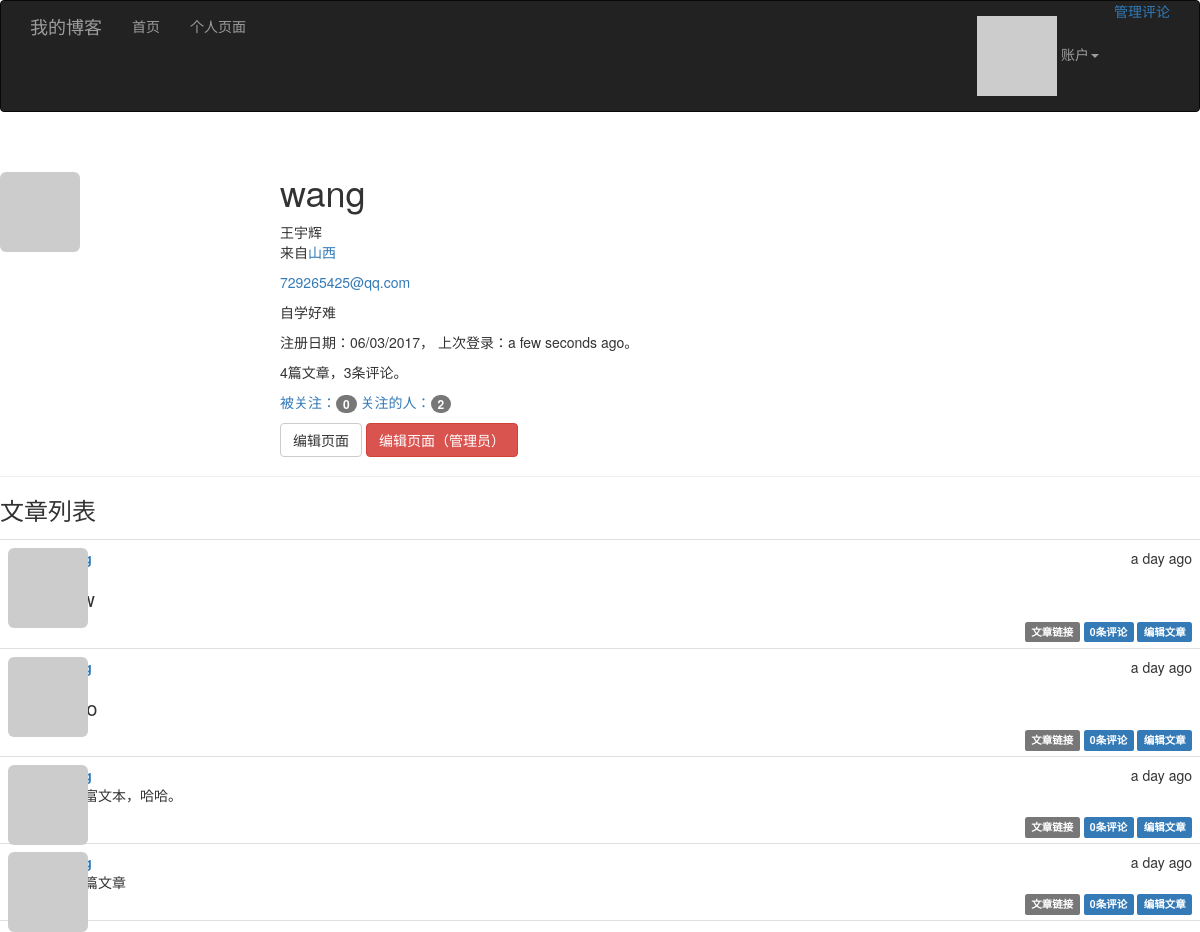
The page /user/wang (signed in) on the database its author committed.
### app/models.py (models this page shows, shortened)
class User(UserMixin,db.Model):
    __tablename__='users'
    id = db.Column(db.Integer, primary_key=True)
    email = db.Column(db.String(64), unique=True, index=True)
    username = db.Column(db.String(64), unique=True, index=True)
    password_hash = db.Column(db.String(128))
    confirmed = db.Column(db.Boolean, default=False)
    role_id = db.Column(db.Integer, db.ForeignKey('roles.id'))
    name = db.Column(db.String(64))
    location = db.Column(db.String(64))
    about_me = db.Column(db.Text())
    member_since = db.Column(db.DateTime(), default=datetime.utcnow)
    last_seen = db.Column(db.DateTime(), default=datetime.utcnow)
    avatar_hash = db.Column(db.String(32))
    posts = db.relationship('Post', backref='author', lazy='dynamic')
    followed = db.relationship('Follow',
                               foreign_keys=[Follow.follower_id],
                               backref=db.backref('follower', lazy='joined'),
                               lazy='dynamic',
                               cascade='all, delete-orphan')
    followers = db.relationship('Follow',
                               foreign_keys=[Follow.followed_id],
                               backref=db.backref('followed', lazy='joined'),
                                lazy='dynamic',
                               cascade='all, delete-orphan')
    comments = db.relationship("Comment", backref='author', lazy='dynamic')
    @property
    def password(self):
        raise AttributeError('password is not a readable attribute')
    def can(self, permissions):
        return self.role is not None and (self.role.permissions & permissions) == permissions
    def is_administrator(self):
        return self.can(Permission.ADMINISTER)
    def ping(self):
        self.last_seen = datetime.utcnow()
        db.session.add(self)
    def gravatar(self, size=100, default='identicon', rating='g'):
        if request.is_secure:
            url = 'http://secure.gravatar.com/avatar'
        else:
            url = 'http://www.gravatar.com/avatar'
        hash = self.avatar_hash or hashlib.md5(
            self.email.encode('utf-8')).hexdigest()
        return '{url}/{hash}?s={size}&d={default}&r={rating}'.format(
            url=url, hash=hash, size=size, default=default, rating=rating)

class Post(db.Model):
    __tablename__ = 'posts'
    id = db.Column(db.Integer, primary_key=True)
    body = db.Column(db.Text)
    body_html = db.Column(db.Text)
    timestamp = db.Column(db.DateTime, index=True, default=datetime.utcnow)
    author_id = db.Column(db.Integer, db.ForeignKey('users.id'))
    comments = db.relationship("Comment", backref='post', lazy='dynamic')

### app/main/views.py (the view)
@main.route('/user/<username>')
def user(username):
    user = User.query.filter_by(username=username).first()
    if user is None:
        abort(404)
    posts = user.posts.order_by(Post.timestamp.desc()).all()
    return render_template('user.html', user=user, posts=posts)

### app/auth/views.py (called while the page is built)
@auth.before_app_request
def before_request():
    if current_user.is_authenticated:
        current_user.ping()
        if not current_user.confirmed \
            and request.endpoint \
            and request.endpoint[:5] != 'auth.' \
            and request.endpoint != 'static':
            return redirect(url_for('auth.unconfirmed'))

### app/main/__init__.py (called while the page is built)
@main.app_context_processor
def inject_permissions():
    return dict(Permission=Permission)

### app/models.py (called while the page is built)
@login_manager.user_loader
def load_user(user_id):
    return User.query.get(int(user_id))

### app/templates/user.html (shortened to what this page needs)
{% extends "base.html" %}
{% import "bootstrap/wtf.html" as wtf %}
{% block page_content %}
<div class="page-header">
    <img class="img-rounded profile-thumbnail" src="{{ user.gravatar(size=256) }}">
    <div class="profile-header">
        <h1>{{ user.username }}</h1>
        {% if user.name or user.location %}
        <p>
            {% if user.name %}{{ user.name }}<br>{% endif %}
            {% if user.location %}来自<a href="http://map.baidu.com/?q={{ user.location }}">{{ user.location }}</a>{% endif %}
        </p>
        {% endif %}
        {% if current_user.is_administrator() %}
        <p><a href="mailto:{{ user.email }}">{{ user.email }}</a></p>
        {% endif %}
        {% if user.about_me %}<p>{{ user.about_me }}</p>{% endif %}
        <p>
            注册日期：{{ moment(user.member_since).format('L') }}，
            上次登录：{{ moment(user.last_seen).fromNow() }}。
        </p>
        <p>{{ user.posts.count() }}篇文章，{{ user.comments.count() }}条评论。</p>
        <p>
            <a href="{{ url_for('.followers', username=user.username) }}">
                被关注：<span class="badge">{{ user.followers.count() - 1 }}</span>
            </a>
            <a href="{{ url_for('.followed_by', username=user.username) }}">
                关注的人：<span class="badge">{{ user.followed.count() - 1 }}</span>
            </a>
        <p>
            {% if user == current_user %}
            <a class="btn btn-default" href="{{ url_for('main.edit_profile') }}">编辑页面</a>
            {% endif %}
            {% if current_user.is_administrator() %}
            <a class="btn btn-danger" href="{{ url_for('main.edit_profile_admin', id=user.id) }}">编辑页面（管理员）</a>
            {% endif %}
    </div>
</div>
<h3>文章列表</h3>
{% include "_posts.html" %}
{% endblock %}

### app/templates/_posts.html (shortened to what this page needs)
<ul class="posts">
    {% for post in posts %}
    <li class="post">
        <div class="profile-thumbnail">
            <a href="{{ url_for('.user', username=post.author.username) }}">
                <img class="img-rounded profile-thumbnail" src="{{ post.author.gravatar(size=40) }}">
            </a>
        </div>
        <div class="post-content">
            <div class="post-date">{{ moment(post.timestamp).fromNow() }}</div>
            <div class="post-author">
                <a href="{{ url_for('.user', username=post.author.username) }}">
                </a>
            </div>
            <div class="post-body">
                {% if post.body_html %}
                {{ post.body_html | safe }}
                {% else %}
                {{ post.body }}
                {% endif %}
            </div>
            <div class="post-footer">
                <a href="{{ url_for('.post', id=post.id) }}">
                    <span class="label label-default">文章链接</span>
                </a>
                <a href="{{ url_for('.post', id=post.id) }}#comments">
                    <span class="label label-primary">{{ post.comments.count() }}条评论</span>
                </a>
                {% if current_user == post.author %}
                <a href="{{ url_for('.edit', id=post.id) }}">
                    <span class="label label-primary">编辑文章</span>
                </a>
                {% elif current_user.is_administrator() %}
                <a href="{{ url_for('.edit', id=post.id) }}">
                    <span class="label label-danger">编辑文章（管理员）</span>
                </a>
                {% endif %}
            </div>
        </div>
    </li>
    {% endfor %}
</ul>

### app/static/styles.css (style rules this page uses)
.profile-thumbnail { position: absolute; }
.profile-header { min-height: 260px; margin-left: 280px; }
ul.posts { list-style-type: none; padding: 0px; margin: 16px 0px 0px 0px; border-top: 1px solid #e0e0e0; }
ul.posts li.post { padding: 8px; border-bottom: 1px solid #e0e0e0; }
div.post-date { float: right; }
div.post-author { font-weight: bold; }
div.post-content { margin-left: 48px; min-height: 48px; }
div.post-footer { text-align: right; }
.post-body h1 { font-size: 140%; }

### rows shown on the page
User: username "wang", name "王宇辉", location "山西", email "729265425@qq.com", about_me "自学好难", member_since "06/03/2017", last_seen "a few seconds ago"
Post: timestamp "a day ago", comments.count "0"
Post: timestamp "a day ago", comments.count "0"
Post: timestamp "a day ago", body_html "添加富文本，哈哈。", comments.count "0"
Post: timestamp "a day ago", body "第一篇文章", comments.count "0"

### other values the page prints
{{ user.posts.count() }} "4"
{{ user.comments.count() }} "3"
{{ user.followers.count() - 1 }} "0"
{{ user.followed.count() - 1 }} "2"
